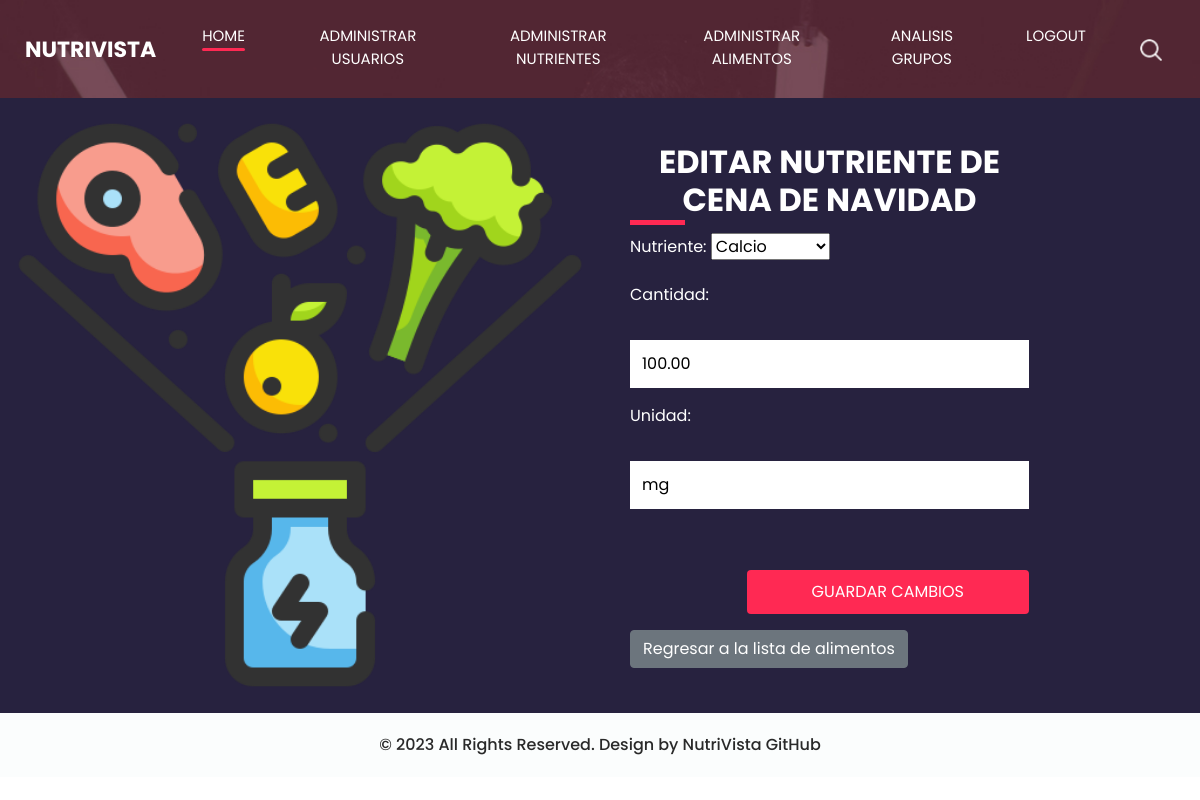
Page /super/editar_nutriente_de_alimento/28/28/ (signed in) on the committed database.
### base/models.py (models this page shows, shortened)
class Alimento(models.Model):
    usuario = models.ForeignKey(User, on_delete=models.CASCADE)  # Added this line to associate each food item with a user.
    nombre = models.CharField(max_length=255)
    calorias = models.DecimalField(max_digits=6, decimal_places=2)
    proteinas = models.DecimalField(max_digits=6, decimal_places=2)
    carbohidratos = models.DecimalField(max_digits=6, decimal_places=2)
    grasas = models.DecimalField(max_digits=6, decimal_places=2)
    descripcion = models.TextField(null=True, blank=True)
    imagen = models.ImageField(upload_to='alimentos_imagenes/', null=True, blank=True)
    nutrientes = models.ManyToManyField(Nutriente, through='AlimentoNutriente')  # Relación ManyToMany agregada

class AlimentoNutriente(models.Model):
    alimento = models.ForeignKey(Alimento, on_delete=models.CASCADE)
    nutriente = models.ForeignKey(Nutriente, on_delete=models.CASCADE)
    cantidad = models.DecimalField(max_digits=6, decimal_places=2)
    unidad = models.CharField(max_length=20)

### base/views.py (the view)
# urls.py: path('super/editar_nutriente_de_alimento/<int:alimento_id>/<int:relacion_id>/',
@login_required
@user_passes_test(lambda u: u.is_superuser)
def editar_nutriente_de_alimento(request, alimento_id, relacion_id):
    alimento = get_object_or_404(Alimento, id=alimento_id)
    relacion = get_object_or_404(AlimentoNutriente, id=relacion_id)
    if request.method == "POST":
        form = AlimentoNutrienteForm(request.POST, instance=relacion)
        if form.is_valid():
            form.save()
            return redirect('listar_todos_alimentos')
    else:
        form = AlimentoNutrienteForm(instance=relacion)
    return render(request, 'base/editar_nutriente_de_alimento.html', {'form': form, 'alimento': alimento})

### base/forms.py
class AlimentoNutrienteForm(forms.ModelForm):
    class Meta:
        model = AlimentoNutriente
        fields = '__all__'
        exclude = ['alimento']

### base/models.py (called while the page is built)
    def __str__(self):
        return self.nombre

### base/templates/base/editar_nutriente_de_alimento.html (shortened to what this page needs)
{% load static %}
<html>
<head>
    <link rel="stylesheet" type="text/css" href="https://cdnjs.cloudflare.com/ajax/libs/OwlCarousel2/2.3.4/assets/owl.carousel.min.css" />
    <link rel="stylesheet" type="text/css" href="{% static 'css/bootstrap.css' %}" />
    <link href="{% static 'css/style.css' %}" rel="stylesheet" />
    <link href="{% static 'css/responsive.css' %}" rel="stylesheet" />
</head>
<body class="sub_page">
    <div class="hero_area">
        <header class="header_section">
            <div class="container-fluid">
                <nav class="navbar navbar-expand-lg custom_nav-container ">
                    <a class="navbar-brand" href="{% url 'main_page' %}">
                        <span>
                            NutriVista
                        </span>
                    </a>
                    <div class="collapse navbar-collapse" id="navbarSupportedContent">
                        <div class="d-flex ml-auto flex-column flex-lg-row align-items-center">
                          <ul class="navbar-nav  ">
                            <li class="nav-item active">
                              <a class="nav-link" href="{% url 'main_page' %}">Home <span class="sr-only">(current)</span></a>
                            </li>
                            {% if user.is_superuser %}
                            <li class="nav-item ">
                              <a class="nav-link" href="{% url 'lista_usuarios_inactivos' %}"> Administrar Usuarios</a>
                            </li>
                            <li class="nav-item ">
                              <a class="nav-link" href="{% url 'listar_nutrientes' %}"> Administrar Nutrientes</a>
                            </li>
                            <li class="nav-item ">
                              <a class="nav-link" href="{% url 'listar_todos_alimentos' %}"> Administrar Alimentos</a>
                            </li>
                              <li class="nav-item ">
                                  <a class="nav-link" href="{% url 'analisis-consumo' %}"> Analisis Grupos</a>
                            </li>
                            {% endif %}
                            <li class="nav-item">
                              <a class="nav-link" href="{% url 'logout' %}"> Logout</a>
                            </li>
                          </ul>
                            <div class="user_option">
                                <form class="form-inline my-2 my-lg-0 ml-0 ml-lg-4 mb-3 mb-lg-0">
                                    <button class="btn  my-2 my-sm-0 nav_search-btn" type="submit"></button>
                                </form>
                            </div>
                        </div>
                    </div>
                </nav>
            </div>
        </header>
    </div>
    <section class="contact_section ">
        <div class="container-fluid">
            <div class="row">
                <div class="col-md-6 px-0">
                    <div class="img-box">
                        <img src="{% static 'images/2317045.png' %}" alt="">
                    </div>
                </div>
                <div class="col-lg-5 col-md-6">
                    <div class="form_container pr-0 pr-lg-5 mr-0 mr-lg-2">
                        <div class="heading_container">
                            <h2>
                                Editar Nutriente de {{ alimento.nombre }}
                            </h2>
                        </div>
                        <form method="post">
                            {{ form.as_p }}
                            <div class="d-flex ">
                                <button type="submit" class="btn btn-primary">Guardar Cambios</button>
                            </div>
                        </form>
                        <div class="mt-3">
                            <a href="{% url 'listar_todos_alimentos' %}" class="btn btn-secondary">Regresar a la lista de alimentos</a>
                        </div>
                    </div>
                </div>
            </div>
        </div>
    </section>
    <footer class="container-fluid footer_section">
        <p>
            &copy; 2023 All Rights Reserved. Design by NutriVista
            <a href="https://github.com/davidguillen2002/proyectoweb.git">GitHub</a>
        </p>
    </footer>
</body>
</html>

### base/static/css/style.css (style rules this page uses)
body { font-family: 'Poppins', sans-serif; color: #000000; background-color: #ffffff; }
.heading_container { display: -webkit-box; display: -ms-flexbox; display: flex; -webkit-box-pack: center; -ms-flex-pack: center; justify-content: center; text-align: center; }
.heading_container h2 { font-weight: bold; position: relative; padding-bottom: 5px; text-transform: uppercase; }
.heading_container h2::before { content: ""; position: absolute; bottom: 0; left: 50%; width: 55px; height: 5px; background-color: #ff2953; -webkit-transform: translateX(-50%); transform: translateX(-50%); }
.hero_area { height: 100vh; display: -webkit-box; display: -ms-flexbox; display: flex; -webkit-box-orient: vertical; -webkit-box-direction: normal; -ms-flex-direction: column; flex-direction: column; background-image: url(../images/hero-bg.jpg); background-size: cover; background-attachment: fixed; }
.sub_page .hero_area { height: auto; }
.header_section .container-fluid { padding-right: 25px; padding-left: 25px; }
.custom_nav-container.navbar-expand-lg .navbar-nav .nav-item .nav-link { margin: 10px 30px; padding: 0; padding-bottom: 3px; color: #ffffff; text-align: center; position: relative; text-transform: uppercase; font-size: 15px; }
.custom_nav-container.navbar-expand-lg .navbar-nav .nav-item .nav-link::after { display: none; content: ""; position: absolute; left: 0; bottom: 0; width: 100%; height: 3px; border-radius: 5px; background-color: #ffffff; }
.custom_nav-container.navbar-expand-lg .navbar-nav .nav-item.active a::after, .custom_nav-container.navbar-expand-lg .navbar-nav .nav-item:hover a::after { display: block; background-color: #ff2953; }
a, a:hover, a:focus { text-decoration: none; }
.btn, .btn:focus { outline: none !important; -webkit-box-shadow: none; box-shadow: none; }
.user_option { display: -webkit-box; display: -ms-flexbox; display: flex; -webkit-box-align: center; -ms-flex-align: center; align-items: center; }
.custom_nav-container .nav_search-btn { background-image: url(../images/search-icon.png); background-size: 22px; background-repeat: no-repeat; background-position-y: 7px; width: 35px; height: 35px; padding: 0; border: none; }
.navbar-brand { display: -webkit-box; display: -ms-flexbox; display: flex; -webkit-box-align: center; -ms-flex-align: center; align-items: center; position: relative; }
.navbar-brand span { font-size: 22px; text-transform: uppercase; font-weight: bold; color: #ffffff; position: relative; z-index: 3; }
.custom_nav-container { z-index: 99999; padding: 15px 0; }
.contact_section { position: relative; background-color: #27223f; color: #ffffff; }
.contact_section .heading_container { -webkit-box-pack: start; -ms-flex-pack: start; justify-content: start; }
.contact_section .heading_container h2::before { text-align: left; left: 0; -webkit-transform: none; transform: none; }
.contact_section .row { -webkit-box-align: center; -ms-flex-align: center; align-items: center; }
.contact_section .img-box img { width: 100%; }
.contact_section .form_container { padding: 45px 0 45px 15px; }
.contact_section input { width: 100%; border: none; background-color: #ffffff; outline: none; color: #000000; margin-top: 25px; padding: 12px; }
.contact_section input::placeholder { color: #2a2a2c; }
.contact_section button { padding: 10px 65px; outline: none; border: none; color: #ffffff; background: #ff2953; margin: 45px 0 0 auto; text-transform: uppercase; }
.footer_section { background-color: #fbfdfd; padding: 20px; font-weight: 500; }
.footer_section p { color: #292929; margin: 0; text-align: center; }
.footer_section a { color: #292929; }

### rows in the picture
Alimento: nombre "CENA DE NAVIDAD"
AlimentoNutriente: nutriente "Calcio", cantidad "100.00", unidad "mg"
